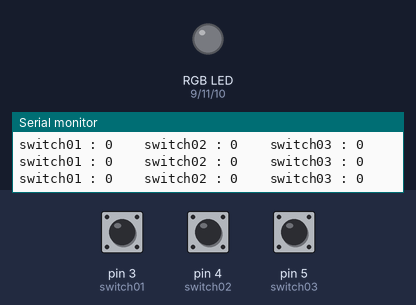
Bench run of a sketch on a simulated Arduino Uno, built with avr-gcc and run on an emulated ATmega328P. On the bench: an RGB LED mixed from three pins (HIGH = lit), the last lines printed to the serial monitor. Inputs (shaded band) come from the test bench; at power-on: pin 3 (switch01) LOW, pin 4 (switch02) LOW, pin 5 (switch03) LOW.

Above: at 1.2 s.
1.3 s: pin 3 (switch01) pulled HIGH for 0.15 s
At 2.5 s:
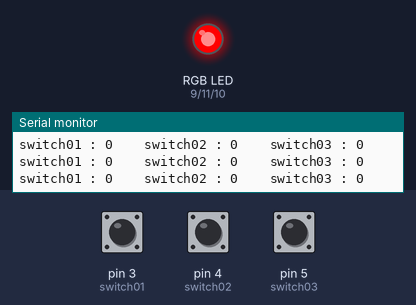
2.9 s: pin 4 (switch02) pulled HIGH for 0.15 s
At 3.4 s:
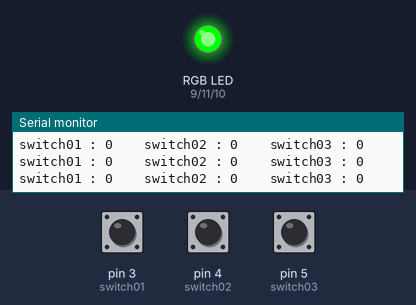
4.5 s: pin 5 (switch03) pulled HIGH for 0.15 s
At 5.1 s:
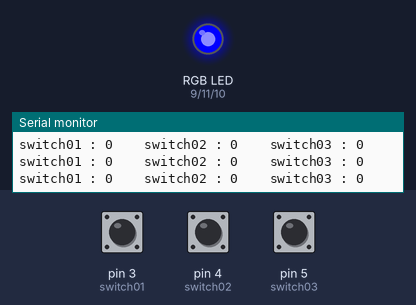
6.1 s: pin 3 (switch01) pulled HIGH for 1 s
At 6.7 s:
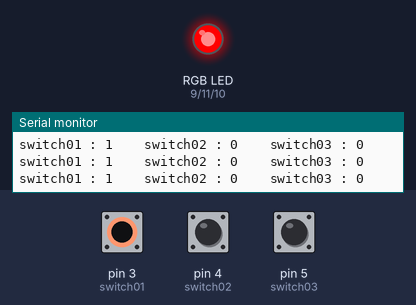
10.1 s: pin 4 (switch02) pulled HIGH for 1 s
At 10.4 s:
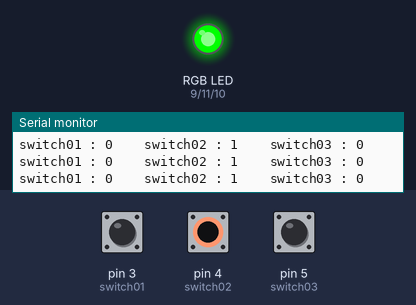
Timing chart, 0 to 13.1 s (numbered marks = the images above; inputs shaded):
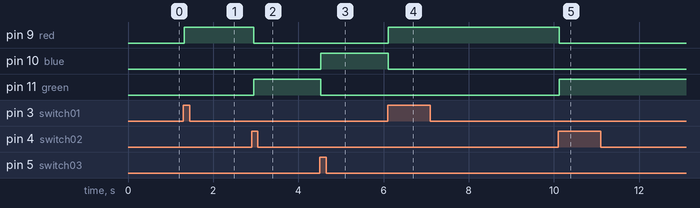

Measured:
- after the input at 1.3 s, pin 9 (red): LOW → HIGH at once
- after the input at 2.9 s, pin 9 (red): HIGH → LOW after 0.05 s; pin 11 (green): LOW → HIGH after 0.05 s
- after the input at 4.5 s, pin 10 (blue): LOW → HIGH at once; pin 11 (green): HIGH → LOW at once
- after the input at 6.1 s, pin 9 (red): LOW → HIGH at once; pin 10 (blue): HIGH → LOW at once
- after the input at 10.1 s, pin 9 (red): HIGH → LOW at once; pin 11 (green): LOW → HIGH at once

The sketch:

7_RGBLed_ThreeButtons.ino
```cpp
int red = 9;
int blue = 10;
int green = 11;

int switch01 = 3;
int switch02 = 4;
int switch03 = 5;

void setup() {
  Serial.begin(9600);

  pinMode(red, OUTPUT);
  pinMode(blue, OUTPUT);
  pinMode(green, OUTPUT);
  pinMode(switch01, INPUT);
  pinMode(switch02, INPUT);
  pinMode(switch03, INPUT);
}

void loop() {
  Serial.print("switch01 : ");
  Serial.print(digitalRead(switch01));
  Serial.print("    switch02 : ");
  Serial.print(digitalRead(switch02));
  Serial.print("    switch03 : ");
  Serial.println(digitalRead(switch03));

  if(digitalRead(switch01) == 1) {
    digitalWrite(red, HIGH);
    digitalWrite(green, LOW);
    digitalWrite(blue, LOW);
  }
  if(digitalRead(switch02) == 1) {
    digitalWrite(red, LOW);
    digitalWrite(green, HIGH);
    digitalWrite(blue, LOW);
  }
  if(digitalRead(switch03) == 1) {
    digitalWrite(red, LOW);
    digitalWrite(green, LOW);
    digitalWrite(blue, HIGH);
  }
}
```
